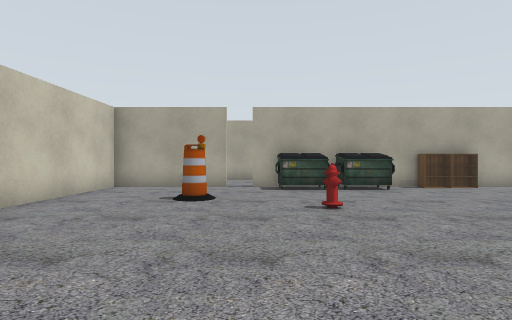
[1] (above)

24 first-person views from a walk through a Gazebo world. The camera is 0.94 m above the floor, looks level and sees 80° across. The lines on the ground mark 1 m squares. The floor is counted in squares, 1 m on a side. Each view is taken from the middle of a square. On the plan, view 1 faces up. The plan holds only what a view shows up to about 11 squares ahead; the rest is blank. The place goes on beyond the plan. Robots are left out. Simple patterns stand in for the simulator's built-in surfaces.

[2]
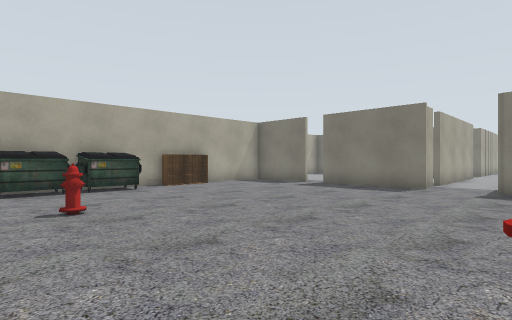

[3]
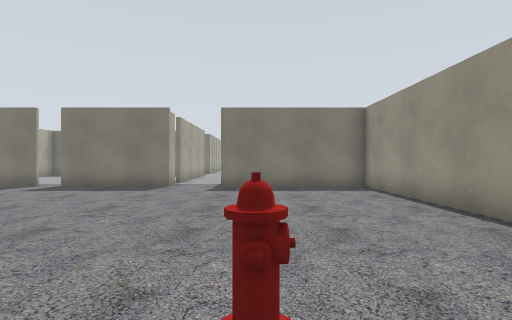

[4]
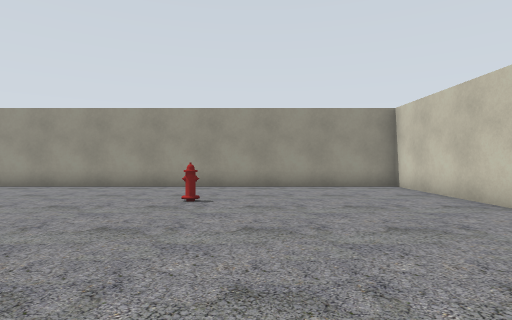

[5]
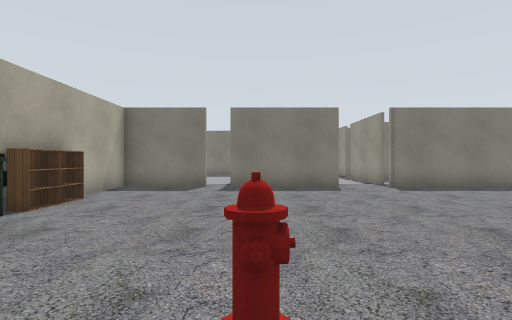

[6]
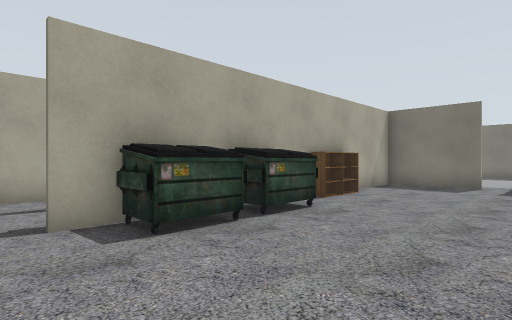

[7]
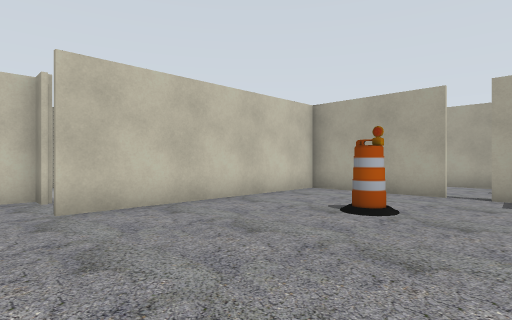

[8]
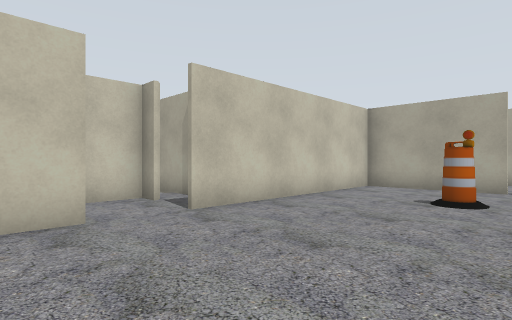

[9]
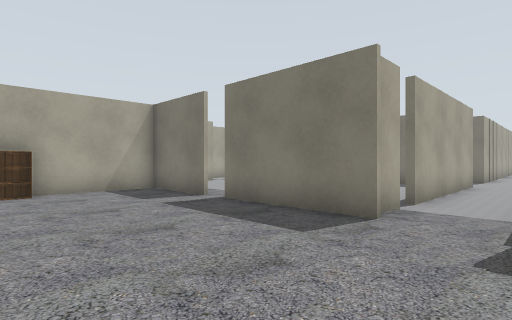

[10]
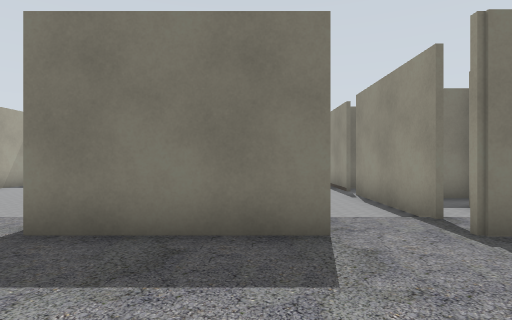

[11]
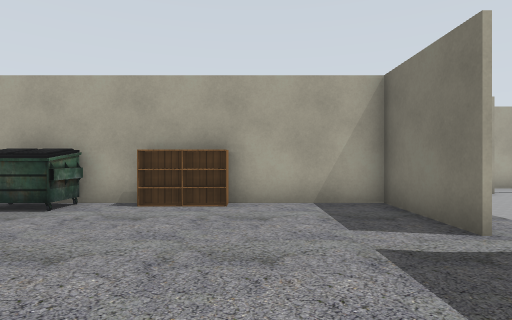

[12]
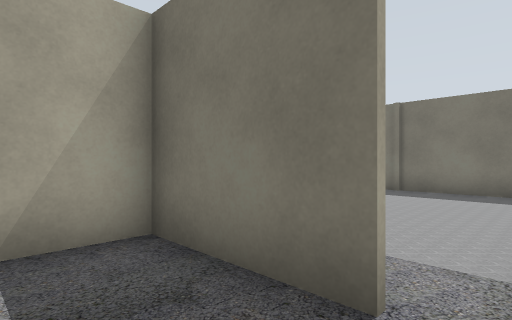

[13]
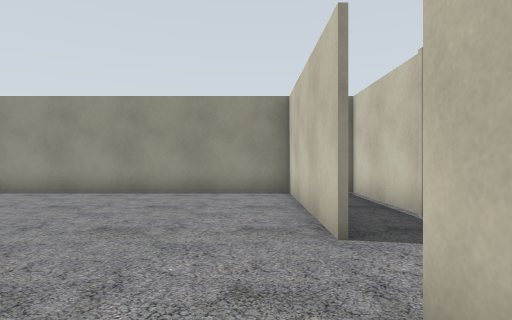

[14]
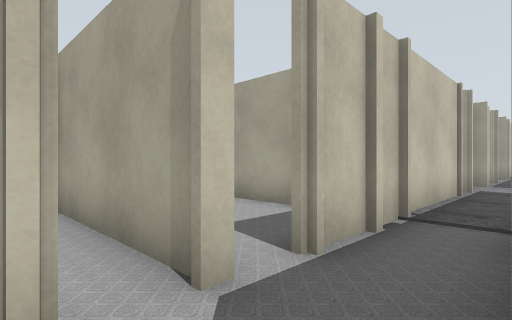

[15]
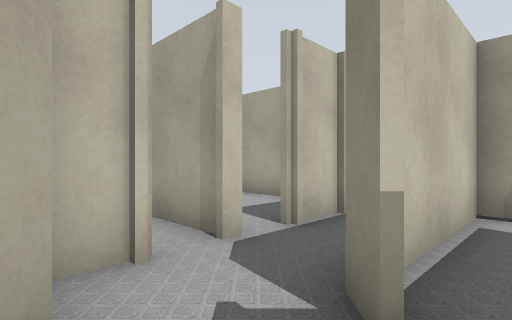

[16]
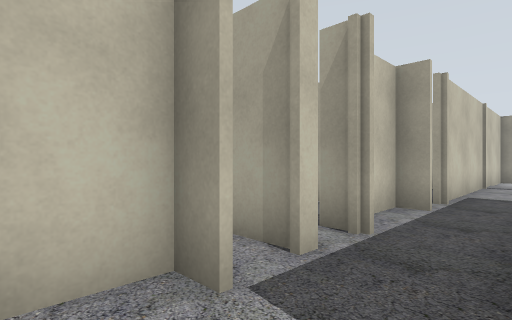

[17]
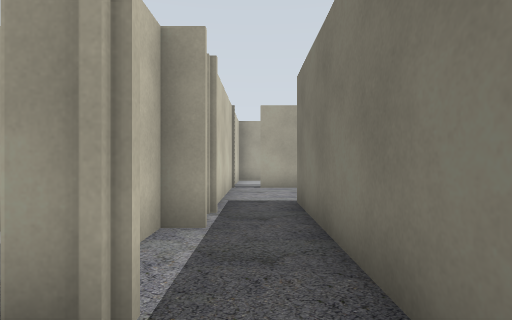

[18]
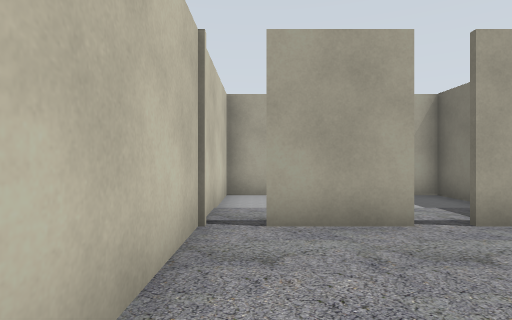

[19]
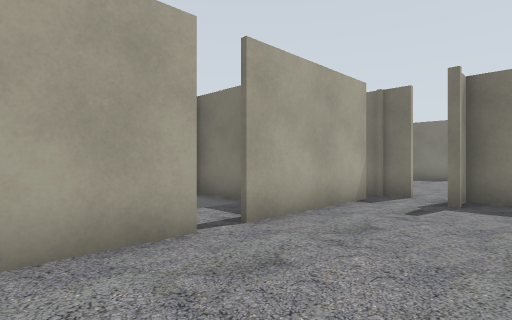

[20]
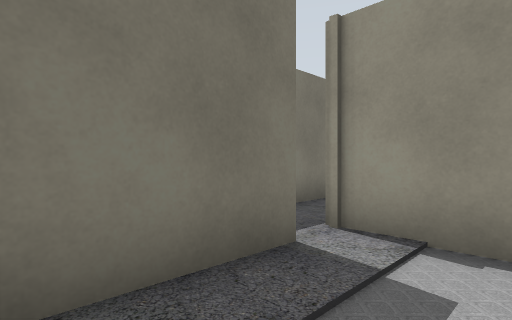

[21]
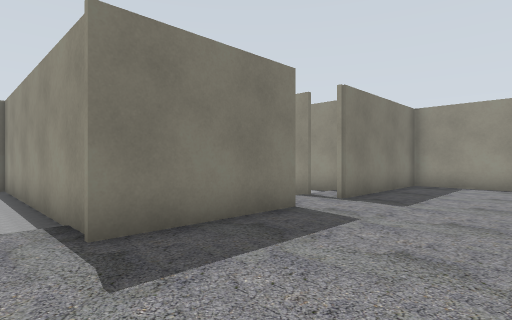

[22]
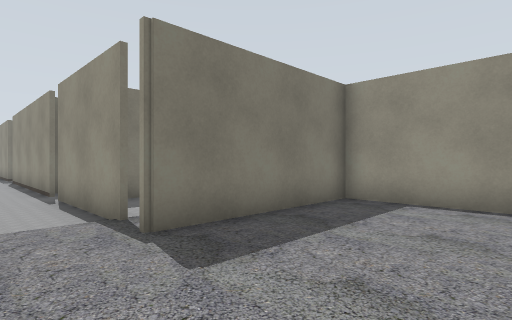

[23]
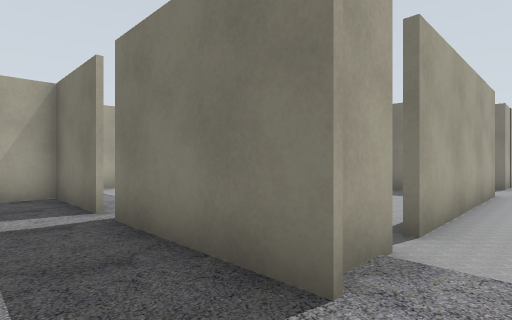

[24]
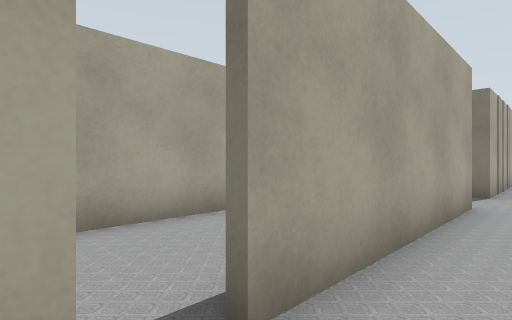

### Floor plan
Key: @ floor where view 1 was taken; # wall or solid block; x gap in a wall; . floor; U dumpster; B bookshelf; A barrel; H fire hydrant.
Columns run from 9 left of view 1 to 26 right of it. Each row starts with its distance up from view 1.
 18   #
 17   #
 16   #
 15   #        #             #x
 14   ##########..           .
 13  ##.......##..        ##.. #
 12 . #........#         .......
 11  .#.####xx###########.......#
 10 ..#.#.....UUUU.BB...#.......#
  9 ....#...............#.......#
  8 ###.#..AA...........x.......#
  7   #.#..A............#########
  6   #.#.....H.........#       #
  5 ###.#...............#
  4  ...#...............#          #
  3   #.................#########..#####
  2   #............................
  1   #.#...............#####.#####
  0   x.#....@H.........##  #
 -1   #.#...............#   #
 -2   #.#...............#   #
 -3   #.#...............#
 -4 ###.#################
 -5 ..#.#
 -6 ..#.#
 -7  ...#
 -8 ###.#
 -9   #..
-10   ## .

Where each view was taken, in squares from view 1:
view 1: 0 up, 0 right, facing up
view 2: 0 up, 0 right, facing up-right
view 3: 0 up, 0 right, facing right
view 4: 7 up, 0 right, facing down
view 5: 6 up, 0 right, facing right
view 6: 6 up, 1 left, facing up-right
view 7: 2 up, 1 right, facing up-left
view 8: 0 up, 0 right, facing up-left
view 9: 1 up, 6 right, facing up-right
view 10: 4 up, 7 right, facing right
view 11: 4 up, 8 right, facing up
view 12: 7 up, 9 right, facing up-right
view 13: 5 up, 4 left, facing down
view 14: 9 down, 5 left, facing up-left
view 15: 10 down, 4 left, facing up-left
view 16: 2 up, 5 left, facing up-left
view 17: 4 up, 6 left, facing up
view 18: 10 up, 6 left, facing up
view 19: 11 up, 6 left, facing up-right
view 20: 12 up, 9 left, facing down-right
view 21: 8 up, 7 right, facing down-right
view 22: 3 up, 7 right, facing down-right
view 23: 2 up, 9 right, facing up-right
view 24: 2 up, 12 right, facing up-right
